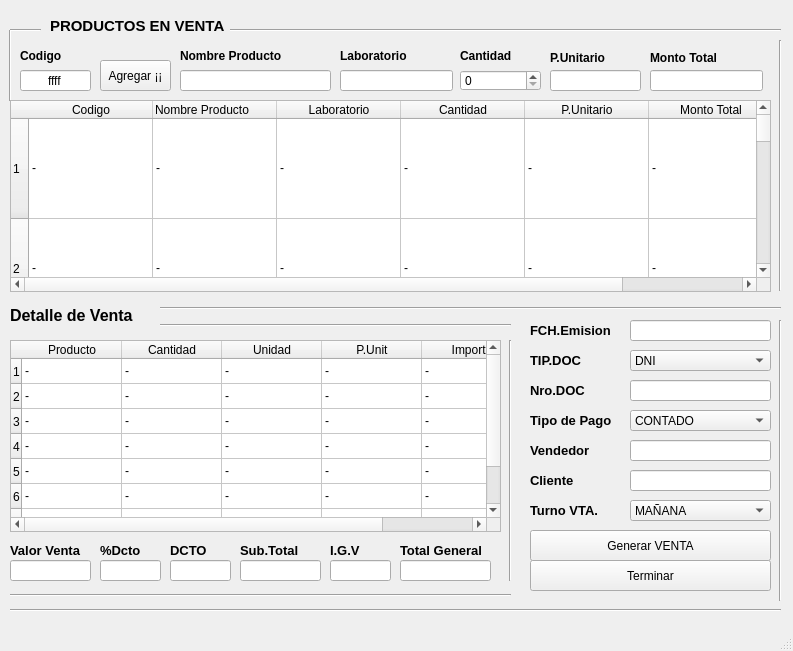
<?xml version="1.0" encoding="UTF-8"?>
<ui version="4.0">
 <class>VENTANA</class>
 <widget class="QMainWindow" name="VENTANA">
  <property name="enabled">
   <bool>true</bool>
  </property>
  <property name="geometry">
   <rect>
    <x>0</x>
    <y>0</y>
    <width>793</width>
    <height>651</height>
   </rect>
  </property>
  <property name="font">
   <font>
    <pointsize>9</pointsize>
   </font>
  </property>
  <property name="windowTitle">
   <string>MainWindow</string>
  </property>
  <widget class="QWidget" name="centralwidget">
   <widget class="QLabel" name="label">
    <property name="geometry">
     <rect>
      <x>50</x>
      <y>10</y>
      <width>181</width>
      <height>31</height>
     </rect>
    </property>
    <property name="font">
     <font>
      <pointsize>11</pointsize>
      <weight>75</weight>
      <bold>true</bold>
     </font>
    </property>
    <property name="text">
     <string>PRODUCTOS EN VENTA</string>
    </property>
   </widget>
   <widget class="QLabel" name="label_2">
    <property name="geometry">
     <rect>
      <x>20</x>
      <y>45</y>
      <width>71</width>
      <height>21</height>
     </rect>
    </property>
    <property name="font">
     <font>
      <pointsize>9</pointsize>
      <weight>75</weight>
      <bold>true</bold>
     </font>
    </property>
    <property name="text">
     <string>Codigo</string>
    </property>
   </widget>
   <widget class="QLabel" name="label_3">
    <property name="geometry">
     <rect>
      <x>180</x>
      <y>40</y>
      <width>111</width>
      <height>31</height>
     </rect>
    </property>
    <property name="font">
     <font>
      <weight>75</weight>
      <bold>true</bold>
     </font>
    </property>
    <property name="text">
     <string>Nombre Producto</string>
    </property>
   </widget>
   <widget class="QLabel" name="label_4">
    <property name="geometry">
     <rect>
      <x>340</x>
      <y>40</y>
      <width>81</width>
      <height>31</height>
     </rect>
    </property>
    <property name="font">
     <font>
      <weight>75</weight>
      <bold>true</bold>
     </font>
    </property>
    <property name="text">
     <string>Laboratorio</string>
    </property>
   </widget>
   <widget class="QLabel" name="label_5">
    <property name="geometry">
     <rect>
      <x>460</x>
      <y>40</y>
      <width>61</width>
      <height>31</height>
     </rect>
    </property>
    <property name="font">
     <font>
      <weight>75</weight>
      <bold>true</bold>
     </font>
    </property>
    <property name="text">
     <string>Cantidad</string>
    </property>
   </widget>
   <widget class="QLabel" name="label_6">
    <property name="geometry">
     <rect>
      <x>550</x>
      <y>50</y>
      <width>71</width>
      <height>16</height>
     </rect>
    </property>
    <property name="font">
     <font>
      <weight>75</weight>
      <bold>true</bold>
     </font>
    </property>
    <property name="text">
     <string>P.Unitario</string>
    </property>
   </widget>
   <widget class="QLabel" name="label_7">
    <property name="geometry">
     <rect>
      <x>650</x>
      <y>50</y>
      <width>111</width>
      <height>16</height>
     </rect>
    </property>
    <property name="font">
     <font>
      <weight>75</weight>
      <bold>true</bold>
     </font>
    </property>
    <property name="text">
     <string>Monto Total</string>
    </property>
   </widget>
   <widget class="QLineEdit" name="nom_pro">
    <property name="geometry">
     <rect>
      <x>180</x>
      <y>70</y>
      <width>151</width>
      <height>21</height>
     </rect>
    </property>
    <property name="readOnly">
     <bool>true</bool>
    </property>
   </widget>
   <widget class="QLineEdit" name="Lab">
    <property name="geometry">
     <rect>
      <x>340</x>
      <y>70</y>
      <width>113</width>
      <height>21</height>
     </rect>
    </property>
    <property name="readOnly">
     <bool>true</bool>
    </property>
   </widget>
   <widget class="QLineEdit" name="p_unit">
    <property name="geometry">
     <rect>
      <x>550</x>
      <y>70</y>
      <width>91</width>
      <height>21</height>
     </rect>
    </property>
    <property name="readOnly">
     <bool>true</bool>
    </property>
   </widget>
   <widget class="QLineEdit" name="monto_t">
    <property name="geometry">
     <rect>
      <x>650</x>
      <y>70</y>
      <width>113</width>
      <height>21</height>
     </rect>
    </property>
    <property name="readOnly">
     <bool>true</bool>
    </property>
   </widget>
   <widget class="QTableWidget" name="tabla_int">
    <property name="enabled">
     <bool>true</bool>
    </property>
    <property name="geometry">
     <rect>
      <x>10</x>
      <y>100</y>
      <width>761</width>
      <height>192</height>
     </rect>
    </property>
    <property name="minimumSize">
     <size>
      <width>651</width>
      <height>192</height>
     </size>
    </property>
    <property name="font">
     <font>
      <strikeout>false</strikeout>
     </font>
    </property>
    <property name="layoutDirection">
     <enum>Qt::LeftToRight</enum>
    </property>
    <property name="autoFillBackground">
     <bool>false</bool>
    </property>
    <property name="autoScroll">
     <bool>true</bool>
    </property>
    <property name="autoScrollMargin">
     <number>16</number>
    </property>
    <property name="editTriggers">
     <set>QAbstractItemView::NoEditTriggers</set>
    </property>
    <property name="dragEnabled">
     <bool>false</bool>
    </property>
    <property name="showGrid">
     <bool>true</bool>
    </property>
    <property name="sortingEnabled">
     <bool>false</bool>
    </property>
    <property name="wordWrap">
     <bool>true</bool>
    </property>
    <property name="cornerButtonEnabled">
     <bool>true</bool>
    </property>
    <attribute name="horizontalHeaderVisible">
     <bool>true</bool>
    </attribute>
    <attribute name="horizontalHeaderCascadingSectionResizes">
     <bool>true</bool>
    </attribute>
    <attribute name="horizontalHeaderDefaultSectionSize">
     <number>124</number>
    </attribute>
    <attribute name="horizontalHeaderHighlightSections">
     <bool>true</bool>
    </attribute>
    <attribute name="horizontalHeaderMinimumSectionSize">
     <number>20</number>
    </attribute>
    <attribute name="horizontalHeaderShowSortIndicator" stdset="0">
     <bool>false</bool>
    </attribute>
    <attribute name="horizontalHeaderStretchLastSection">
     <bool>false</bool>
    </attribute>
    <attribute name="verticalHeaderCascadingSectionResizes">
     <bool>false</bool>
    </attribute>
    <attribute name="verticalHeaderDefaultSectionSize">
     <number>25</number>
    </attribute>
    <attribute name="verticalHeaderHighlightSections">
     <bool>true</bool>
    </attribute>
    <attribute name="verticalHeaderMinimumSectionSize">
     <number>100</number>
    </attribute>
    <attribute name="verticalHeaderShowSortIndicator" stdset="0">
     <bool>false</bool>
    </attribute>
    <row>
     <property name="text">
      <string>1</string>
     </property>
    </row>
    <row>
     <property name="text">
      <string>2</string>
     </property>
    </row>
    <row>
     <property name="text">
      <string>3</string>
     </property>
    </row>
    <row>
     <property name="text">
      <string>4</string>
     </property>
    </row>
    <row>
     <property name="text">
      <string>5</string>
     </property>
    </row>
    <row>
     <property name="text">
      <string>6</string>
     </property>
    </row>
    <row>
     <property name="text">
      <string>7</string>
     </property>
    </row>
    <row>
     <property name="text">
      <string>8</string>
     </property>
    </row>
    <row>
     <property name="text">
      <string>9</string>
     </property>
    </row>
    <row>
     <property name="text">
      <string>10</string>
     </property>
    </row>
    <column>
     <property name="text">
      <string>Codigo</string>
     </property>
    </column>
    <column>
     <property name="text">
      <string>Nombre Producto                        </string>
     </property>
     <property name="textAlignment">
      <set>AlignLeading|AlignVCenter</set>
     </property>
    </column>
    <column>
     <property name="text">
      <string>Laboratorio</string>
     </property>
    </column>
    <column>
     <property name="text">
      <string>Cantidad</string>
     </property>
    </column>
    <column>
     <property name="text">
      <string>P.Unitario</string>
     </property>
    </column>
    <column>
     <property name="text">
      <string>Monto Total</string>
     </property>
    </column>
    <item row="0" column="0">
     <property name="text">
      <string>-</string>
     </property>
     <property name="flags">
      <set>ItemIsSelectable|ItemIsDragEnabled|ItemIsEnabled</set>
     </property>
    </item>
    <item row="0" column="1">
     <property name="text">
      <string>-</string>
     </property>
    </item>
    <item row="0" column="2">
     <property name="text">
      <string>-</string>
     </property>
    </item>
    <item row="0" column="3">
     <property name="text">
      <string>-</string>
     </property>
    </item>
    <item row="0" column="4">
     <property name="text">
      <string>-</string>
     </property>
    </item>
    <item row="0" column="5">
     <property name="text">
      <string>-</string>
     </property>
    </item>
    <item row="1" column="0">
     <property name="text">
      <string>-</string>
     </property>
    </item>
    <item row="1" column="1">
     <property name="text">
      <string>-</string>
     </property>
    </item>
    <item row="1" column="2">
     <property name="text">
      <string>-</string>
     </property>
    </item>
    <item row="1" column="3">
     <property name="text">
      <string>-</string>
     </property>
    </item>
    <item row="1" column="4">
     <property name="text">
      <string>-</string>
     </property>
    </item>
    <item row="1" column="5">
     <property name="text">
      <string>-</string>
     </property>
    </item>
    <item row="2" column="0">
     <property name="text">
      <string>-</string>
     </property>
    </item>
    <item row="2" column="1">
     <property name="text">
      <string>-</string>
     </property>
    </item>
    <item row="2" column="2">
     <property name="text">
      <string>-</string>
     </property>
    </item>
    <item row="2" column="3">
     <property name="text">
      <string>-</string>
     </property>
    </item>
    <item row="2" column="4">
     <property name="text">
      <string>-</string>
     </property>
    </item>
    <item row="2" column="5">
     <property name="text">
      <string>-</string>
     </property>
    </item>
    <item row="3" column="0">
     <property name="text">
      <string>-</string>
     </property>
    </item>
    <item row="3" column="1">
     <property name="text">
      <string>-</string>
     </property>
    </item>
    <item row="3" column="2">
     <property name="text">
      <string>-</string>
     </property>
    </item>
    <item row="3" column="3">
     <property name="text">
      <string>-</string>
     </property>
    </item>
    <item row="3" column="4">
     <property name="text">
      <string>-</string>
     </property>
    </item>
    <item row="3" column="5">
     <property name="text">
      <string>-</string>
     </property>
    </item>
    <item row="4" column="0">
     <property name="text">
      <string>-</string>
     </property>
    </item>
    <item row="4" column="1">
     <property name="text">
      <string>-</string>
     </property>
    </item>
    <item row="4" column="2">
     <property name="text">
      <string>-</string>
     </property>
    </item>
    <item row="4" column="3">
     <property name="text">
      <string>-</string>
     </property>
    </item>
    <item row="4" column="4">
     <property name="text">
      <string>-</string>
     </property>
    </item>
    <item row="4" column="5">
     <property name="text">
      <string>-</string>
     </property>
    </item>
    <item row="5" column="0">
     <property name="text">
      <string>-</string>
     </property>
    </item>
    <item row="5" column="1">
     <property name="text">
      <string>-</string>
     </property>
    </item>
    <item row="5" column="2">
     <property name="text">
      <string>-</string>
     </property>
    </item>
    <item row="5" column="3">
     <property name="text">
      <string>-</string>
     </property>
    </item>
    <item row="5" column="4">
     <property name="text">
      <string>-</string>
     </property>
    </item>
    <item row="5" column="5">
     <property name="text">
      <string>-</string>
     </property>
    </item>
    <item row="6" column="0">
     <property name="text">
      <string>-</string>
     </property>
    </item>
    <item row="6" column="1">
     <property name="text">
      <string>-</string>
     </property>
    </item>
    <item row="6" column="2">
     <property name="text">
      <string>-</string>
     </property>
    </item>
    <item row="6" column="3">
     <property name="text">
      <string>-</string>
     </property>
    </item>
    <item row="6" column="4">
     <property name="text">
      <string>-</string>
     </property>
    </item>
    <item row="6" column="5">
     <property name="text">
      <string>-</string>
     </property>
    </item>
    <item row="7" column="0">
     <property name="text">
      <string>-</string>
     </property>
    </item>
    <item row="7" column="1">
     <property name="text">
      <string>-</string>
     </property>
    </item>
    <item row="7" column="2">
     <property name="text">
      <string>-</string>
     </property>
    </item>
    <item row="7" column="3">
     <property name="text">
      <string>-</string>
     </property>
    </item>
    <item row="7" column="4">
     <property name="text">
      <string>-</string>
     </property>
    </item>
    <item row="7" column="5">
     <property name="text">
      <string>-</string>
     </property>
    </item>
    <item row="8" column="0">
     <property name="text">
      <string>-</string>
     </property>
    </item>
    <item row="8" column="1">
     <property name="text">
      <string>-</string>
     </property>
    </item>
    <item row="8" column="2">
     <property name="text">
      <string>-</string>
     </property>
    </item>
    <item row="8" column="3">
     <property name="text">
      <string>-</string>
     </property>
    </item>
    <item row="8" column="4">
     <property name="text">
      <string>-</string>
     </property>
    </item>
    <item row="8" column="5">
     <property name="text">
      <string>-</string>
     </property>
    </item>
    <item row="9" column="0">
     <property name="text">
      <string>-</string>
     </property>
    </item>
    <item row="9" column="1">
     <property name="text">
      <string>-</string>
     </property>
    </item>
    <item row="9" column="2">
     <property name="text">
      <string>-</string>
     </property>
    </item>
    <item row="9" column="3">
     <property name="text">
      <string>-</string>
     </property>
    </item>
    <item row="9" column="4">
     <property name="text">
      <string>-</string>
     </property>
    </item>
    <item row="9" column="5">
     <property name="text">
      <string>-</string>
     </property>
    </item>
   </widget>
   <widget class="QTableWidget" name="boleta">
    <property name="geometry">
     <rect>
      <x>10</x>
      <y>340</y>
      <width>491</width>
      <height>192</height>
     </rect>
    </property>
    <attribute name="horizontalHeaderDefaultSectionSize">
     <number>100</number>
    </attribute>
    <attribute name="horizontalHeaderMinimumSectionSize">
     <number>50</number>
    </attribute>
    <attribute name="verticalHeaderDefaultSectionSize">
     <number>25</number>
    </attribute>
    <row>
     <property name="text">
      <string notr="true">1</string>
     </property>
    </row>
    <row>
     <property name="text">
      <string>2</string>
     </property>
    </row>
    <row>
     <property name="text">
      <string>3</string>
     </property>
    </row>
    <row>
     <property name="text">
      <string>4</string>
     </property>
    </row>
    <row>
     <property name="text">
      <string>5</string>
     </property>
    </row>
    <row>
     <property name="text">
      <string>6</string>
     </property>
    </row>
    <row>
     <property name="text">
      <string>7</string>
     </property>
    </row>
    <row>
     <property name="text">
      <string>8</string>
     </property>
    </row>
    <column>
     <property name="text">
      <string>Producto</string>
     </property>
    </column>
    <column>
     <property name="text">
      <string>Cantidad</string>
     </property>
    </column>
    <column>
     <property name="text">
      <string>Unidad</string>
     </property>
    </column>
    <column>
     <property name="text">
      <string>P.Unit</string>
     </property>
    </column>
    <column>
     <property name="text">
      <string>Importe</string>
     </property>
    </column>
    <item row="0" column="0">
     <property name="text">
      <string>-</string>
     </property>
    </item>
    <item row="0" column="1">
     <property name="text">
      <string>-</string>
     </property>
    </item>
    <item row="0" column="2">
     <property name="text">
      <string>-</string>
     </property>
    </item>
    <item row="0" column="3">
     <property name="text">
      <string>-</string>
     </property>
    </item>
    <item row="0" column="4">
     <property name="text">
      <string>-</string>
     </property>
    </item>
    <item row="1" column="0">
     <property name="text">
      <string>-</string>
     </property>
    </item>
    <item row="1" column="1">
     <property name="text">
      <string>-</string>
     </property>
    </item>
    <item row="1" column="2">
     <property name="text">
      <string>-</string>
     </property>
    </item>
    <item row="1" column="3">
     <property name="text">
      <string>-</string>
     </property>
    </item>
    <item row="1" column="4">
     <property name="text">
      <string>-</string>
     </property>
    </item>
    <item row="2" column="0">
     <property name="text">
      <string>-</string>
     </property>
    </item>
    <item row="2" column="1">
     <property name="text">
      <string>-</string>
     </property>
    </item>
    <item row="2" column="2">
     <property name="text">
      <string>-</string>
     </property>
    </item>
    <item row="2" column="3">
     <property name="text">
      <string>-</string>
     </property>
    </item>
    <item row="2" column="4">
     <property name="text">
      <string>-</string>
     </property>
    </item>
    <item row="3" column="0">
     <property name="text">
      <string>-</string>
     </property>
    </item>
    <item row="3" column="1">
     <property name="text">
      <string>-</string>
     </property>
    </item>
    <item row="3" column="2">
     <property name="text">
      <string>-</string>
     </property>
    </item>
    <item row="3" column="3">
     <property name="text">
      <string>-</string>
     </property>
    </item>
    <item row="3" column="4">
     <property name="text">
      <string>-</string>
     </property>
    </item>
    <item row="4" column="0">
     <property name="text">
      <string>-</string>
     </property>
    </item>
    <item row="4" column="1">
     <property name="text">
      <string>-</string>
     </property>
    </item>
    <item row="4" column="2">
     <property name="text">
      <string>-</string>
     </property>
    </item>
    <item row="4" column="3">
     <property name="text">
      <string>-</string>
     </property>
    </item>
    <item row="4" column="4">
     <property name="text">
      <string>-</string>
     </property>
    </item>
    <item row="5" column="0">
     <property name="text">
      <string>-</string>
     </property>
    </item>
    <item row="5" column="1">
     <property name="text">
      <string>-</string>
     </property>
    </item>
    <item row="5" column="2">
     <property name="text">
      <string>-</string>
     </property>
    </item>
    <item row="5" column="3">
     <property name="text">
      <string>-</string>
     </property>
    </item>
    <item row="5" column="4">
     <property name="text">
      <string>-</string>
     </property>
    </item>
    <item row="6" column="0">
     <property name="text">
      <string>-</string>
     </property>
    </item>
    <item row="6" column="1">
     <property name="text">
      <string>-</string>
     </property>
    </item>
    <item row="6" column="2">
     <property name="text">
      <string>-</string>
     </property>
    </item>
    <item row="6" column="3">
     <property name="text">
      <string>-</string>
     </property>
    </item>
    <item row="6" column="4">
     <property name="text">
      <string>-</string>
     </property>
    </item>
    <item row="7" column="0">
     <property name="text">
      <string>-</string>
     </property>
    </item>
    <item row="7" column="1">
     <property name="text">
      <string>-</string>
     </property>
    </item>
    <item row="7" column="2">
     <property name="text">
      <string>-</string>
     </property>
    </item>
    <item row="7" column="3">
     <property name="text">
      <string>-</string>
     </property>
    </item>
    <item row="7" column="4">
     <property name="text">
      <string>-</string>
     </property>
    </item>
   </widget>
   <widget class="QLabel" name="label_8">
    <property name="geometry">
     <rect>
      <x>10</x>
      <y>300</y>
      <width>151</width>
      <height>31</height>
     </rect>
    </property>
    <property name="font">
     <font>
      <pointsize>12</pointsize>
      <weight>75</weight>
      <bold>true</bold>
     </font>
    </property>
    <property name="text">
     <string>Detalle de Venta</string>
    </property>
   </widget>
   <widget class="Line" name="line">
    <property name="geometry">
     <rect>
      <x>230</x>
      <y>20</y>
      <width>551</width>
      <height>20</height>
     </rect>
    </property>
    <property name="orientation">
     <enum>Qt::Horizontal</enum>
    </property>
   </widget>
   <widget class="Line" name="line_2">
    <property name="geometry">
     <rect>
      <x>0</x>
      <y>30</y>
      <width>20</width>
      <height>71</height>
     </rect>
    </property>
    <property name="orientation">
     <enum>Qt::Vertical</enum>
    </property>
   </widget>
   <widget class="Line" name="line_3">
    <property name="geometry">
     <rect>
      <x>10</x>
      <y>20</y>
      <width>31</width>
      <height>21</height>
     </rect>
    </property>
    <property name="orientation">
     <enum>Qt::Horizontal</enum>
    </property>
   </widget>
   <widget class="QLabel" name="label_9">
    <property name="geometry">
     <rect>
      <x>530</x>
      <y>320</y>
      <width>101</width>
      <height>21</height>
     </rect>
    </property>
    <property name="font">
     <font>
      <pointsize>10</pointsize>
      <weight>75</weight>
      <bold>true</bold>
     </font>
    </property>
    <property name="text">
     <string>FCH.Emision</string>
    </property>
   </widget>
   <widget class="QLabel" name="label_10">
    <property name="geometry">
     <rect>
      <x>530</x>
      <y>350</y>
      <width>71</width>
      <height>21</height>
     </rect>
    </property>
    <property name="font">
     <font>
      <pointsize>10</pointsize>
      <weight>75</weight>
      <bold>true</bold>
     </font>
    </property>
    <property name="text">
     <string>TIP.DOC</string>
    </property>
   </widget>
   <widget class="QLabel" name="label_11">
    <property name="geometry">
     <rect>
      <x>530</x>
      <y>380</y>
      <width>71</width>
      <height>21</height>
     </rect>
    </property>
    <property name="font">
     <font>
      <pointsize>10</pointsize>
      <weight>75</weight>
      <bold>true</bold>
     </font>
    </property>
    <property name="text">
     <string>Nro.DOC</string>
    </property>
   </widget>
   <widget class="QLabel" name="label_12">
    <property name="geometry">
     <rect>
      <x>530</x>
      <y>410</y>
      <width>91</width>
      <height>21</height>
     </rect>
    </property>
    <property name="font">
     <font>
      <pointsize>10</pointsize>
      <weight>75</weight>
      <bold>true</bold>
     </font>
    </property>
    <property name="text">
     <string>Tipo de Pago</string>
    </property>
   </widget>
   <widget class="QPushButton" name="bot_agregar">
    <property name="geometry">
     <rect>
      <x>100</x>
      <y>60</y>
      <width>71</width>
      <height>31</height>
     </rect>
    </property>
    <property name="text">
     <string>Agregar ¡¡</string>
    </property>
   </widget>
   <widget class="QLineEdit" name="cod_bus">
    <property name="geometry">
     <rect>
      <x>20</x>
      <y>70</y>
      <width>71</width>
      <height>21</height>
     </rect>
    </property>
    <property name="text">
     <string>ffff</string>
    </property>
    <property name="alignment">
     <set>Qt::AlignCenter</set>
    </property>
   </widget>
   <widget class="QLabel" name="label_13">
    <property name="geometry">
     <rect>
      <x>530</x>
      <y>440</y>
      <width>71</width>
      <height>21</height>
     </rect>
    </property>
    <property name="font">
     <font>
      <pointsize>10</pointsize>
      <weight>75</weight>
      <bold>true</bold>
     </font>
    </property>
    <property name="text">
     <string>Vendedor</string>
    </property>
   </widget>
   <widget class="QLabel" name="label_14">
    <property name="geometry">
     <rect>
      <x>530</x>
      <y>470</y>
      <width>71</width>
      <height>21</height>
     </rect>
    </property>
    <property name="font">
     <font>
      <pointsize>10</pointsize>
      <weight>75</weight>
      <bold>true</bold>
     </font>
    </property>
    <property name="text">
     <string>Cliente</string>
    </property>
   </widget>
   <widget class="QLabel" name="label_15">
    <property name="geometry">
     <rect>
      <x>530</x>
      <y>500</y>
      <width>81</width>
      <height>21</height>
     </rect>
    </property>
    <property name="font">
     <font>
      <pointsize>10</pointsize>
      <weight>75</weight>
      <bold>true</bold>
     </font>
    </property>
    <property name="text">
     <string>Turno VTA.</string>
    </property>
   </widget>
   <widget class="QLineEdit" name="fecha">
    <property name="geometry">
     <rect>
      <x>630</x>
      <y>320</y>
      <width>141</width>
      <height>21</height>
     </rect>
    </property>
    <property name="acceptDrops">
     <bool>false</bool>
    </property>
    <property name="readOnly">
     <bool>true</bool>
    </property>
   </widget>
   <widget class="QSpinBox" name="spinBox">
    <property name="geometry">
     <rect>
      <x>460</x>
      <y>70</y>
      <width>81</width>
      <height>21</height>
     </rect>
    </property>
   </widget>
   <widget class="QComboBox" name="box_doc">
    <property name="geometry">
     <rect>
      <x>630</x>
      <y>350</y>
      <width>141</width>
      <height>21</height>
     </rect>
    </property>
    <item>
     <property name="text">
      <string>DNI</string>
     </property>
    </item>
   </widget>
   <widget class="QLineEdit" name="num_doc">
    <property name="geometry">
     <rect>
      <x>630</x>
      <y>380</y>
      <width>141</width>
      <height>21</height>
     </rect>
    </property>
   </widget>
   <widget class="QLineEdit" name="vendedor">
    <property name="geometry">
     <rect>
      <x>630</x>
      <y>440</y>
      <width>141</width>
      <height>21</height>
     </rect>
    </property>
   </widget>
   <widget class="QLineEdit" name="cliente">
    <property name="geometry">
     <rect>
      <x>630</x>
      <y>470</y>
      <width>141</width>
      <height>21</height>
     </rect>
    </property>
    <property name="readOnly">
     <bool>false</bool>
    </property>
   </widget>
   <widget class="QComboBox" name="turno">
    <property name="geometry">
     <rect>
      <x>630</x>
      <y>500</y>
      <width>141</width>
      <height>21</height>
     </rect>
    </property>
    <item>
     <property name="text">
      <string>MAÑANA</string>
     </property>
    </item>
    <item>
     <property name="text">
      <string>TARDE</string>
     </property>
    </item>
   </widget>
   <widget class="QComboBox" name="tipo_pago">
    <property name="geometry">
     <rect>
      <x>630</x>
      <y>410</y>
      <width>141</width>
      <height>21</height>
     </rect>
    </property>
    <item>
     <property name="text">
      <string>CONTADO</string>
     </property>
    </item>
   </widget>
   <widget class="QPushButton" name="generar_venta">
    <property name="geometry">
     <rect>
      <x>530</x>
      <y>530</y>
      <width>241</width>
      <height>31</height>
     </rect>
    </property>
    <property name="text">
     <string>Generar VENTA</string>
    </property>
   </widget>
   <widget class="QPushButton" name="terminar">
    <property name="geometry">
     <rect>
      <x>530</x>
      <y>560</y>
      <width>241</width>
      <height>31</height>
     </rect>
    </property>
    <property name="text">
     <string>Terminar</string>
    </property>
   </widget>
   <widget class="QLabel" name="label_16">
    <property name="geometry">
     <rect>
      <x>10</x>
      <y>540</y>
      <width>81</width>
      <height>21</height>
     </rect>
    </property>
    <property name="font">
     <font>
      <pointsize>10</pointsize>
      <weight>75</weight>
      <bold>true</bold>
     </font>
    </property>
    <property name="text">
     <string>Valor Venta</string>
    </property>
   </widget>
   <widget class="QLabel" name="label_17">
    <property name="geometry">
     <rect>
      <x>100</x>
      <y>540</y>
      <width>51</width>
      <height>21</height>
     </rect>
    </property>
    <property name="font">
     <font>
      <pointsize>10</pointsize>
      <weight>75</weight>
      <bold>true</bold>
     </font>
    </property>
    <property name="text">
     <string>%Dcto</string>
    </property>
   </widget>
   <widget class="QLabel" name="label_18">
    <property name="geometry">
     <rect>
      <x>170</x>
      <y>540</y>
      <width>81</width>
      <height>21</height>
     </rect>
    </property>
    <property name="font">
     <font>
      <pointsize>10</pointsize>
      <weight>75</weight>
      <bold>true</bold>
     </font>
    </property>
    <property name="text">
     <string>DCTO</string>
    </property>
   </widget>
   <widget class="QLabel" name="label_19">
    <property name="geometry">
     <rect>
      <x>240</x>
      <y>540</y>
      <width>71</width>
      <height>21</height>
     </rect>
    </property>
    <property name="font">
     <font>
      <pointsize>10</pointsize>
      <weight>75</weight>
      <bold>true</bold>
     </font>
    </property>
    <property name="text">
     <string>Sub.Total</string>
    </property>
   </widget>
   <widget class="QLabel" name="label_20">
    <property name="geometry">
     <rect>
      <x>330</x>
      <y>540</y>
      <width>47</width>
      <height>21</height>
     </rect>
    </property>
    <property name="font">
     <font>
      <pointsize>10</pointsize>
      <weight>75</weight>
      <bold>true</bold>
     </font>
    </property>
    <property name="text">
     <string>I.G.V</string>
    </property>
   </widget>
   <widget class="QLabel" name="label_21">
    <property name="geometry">
     <rect>
      <x>400</x>
      <y>540</y>
      <width>91</width>
      <height>21</height>
     </rect>
    </property>
    <property name="font">
     <font>
      <pointsize>10</pointsize>
      <weight>75</weight>
      <bold>true</bold>
     </font>
    </property>
    <property name="text">
     <string>Total General</string>
    </property>
   </widget>
   <widget class="QLineEdit" name="lineEdit_8">
    <property name="geometry">
     <rect>
      <x>10</x>
      <y>560</y>
      <width>81</width>
      <height>21</height>
     </rect>
    </property>
    <property name="readOnly">
     <bool>true</bool>
    </property>
   </widget>
   <widget class="QLineEdit" name="lineEdit_11">
    <property name="geometry">
     <rect>
      <x>100</x>
      <y>560</y>
      <width>61</width>
      <height>21</height>
     </rect>
    </property>
    <property name="readOnly">
     <bool>false</bool>
    </property>
   </widget>
   <widget class="QLineEdit" name="lineEdit_12">
    <property name="geometry">
     <rect>
      <x>170</x>
      <y>560</y>
      <width>61</width>
      <height>21</height>
     </rect>
    </property>
    <property name="readOnly">
     <bool>true</bool>
    </property>
   </widget>
   <widget class="QLineEdit" name="lineEdit_13">
    <property name="geometry">
     <rect>
      <x>240</x>
      <y>560</y>
      <width>81</width>
      <height>21</height>
     </rect>
    </property>
    <property name="readOnly">
     <bool>true</bool>
    </property>
   </widget>
   <widget class="QLineEdit" name="lineEdit_14">
    <property name="geometry">
     <rect>
      <x>330</x>
      <y>560</y>
      <width>61</width>
      <height>21</height>
     </rect>
    </property>
   </widget>
   <widget class="QLineEdit" name="total_general">
    <property name="geometry">
     <rect>
      <x>400</x>
      <y>560</y>
      <width>91</width>
      <height>21</height>
     </rect>
    </property>
    <property name="readOnly">
     <bool>true</bool>
    </property>
   </widget>
   <widget class="Line" name="line_4">
    <property name="geometry">
     <rect>
      <x>770</x>
      <y>40</y>
      <width>21</width>
      <height>251</height>
     </rect>
    </property>
    <property name="orientation">
     <enum>Qt::Vertical</enum>
    </property>
   </widget>
   <widget class="Line" name="line_5">
    <property name="geometry">
     <rect>
      <x>160</x>
      <y>300</y>
      <width>621</width>
      <height>16</height>
     </rect>
    </property>
    <property name="orientation">
     <enum>Qt::Horizontal</enum>
    </property>
   </widget>
   <widget class="Line" name="line_6">
    <property name="geometry">
     <rect>
      <x>160</x>
      <y>310</y>
      <width>351</width>
      <height>31</height>
     </rect>
    </property>
    <property name="orientation">
     <enum>Qt::Horizontal</enum>
    </property>
   </widget>
   <widget class="Line" name="line_7">
    <property name="geometry">
     <rect>
      <x>500</x>
      <y>340</y>
      <width>20</width>
      <height>241</height>
     </rect>
    </property>
    <property name="orientation">
     <enum>Qt::Vertical</enum>
    </property>
   </widget>
   <widget class="Line" name="line_8">
    <property name="geometry">
     <rect>
      <x>10</x>
      <y>600</y>
      <width>771</width>
      <height>21</height>
     </rect>
    </property>
    <property name="orientation">
     <enum>Qt::Horizontal</enum>
    </property>
   </widget>
   <widget class="Line" name="line_9">
    <property name="geometry">
     <rect>
      <x>770</x>
      <y>320</y>
      <width>20</width>
      <height>281</height>
     </rect>
    </property>
    <property name="orientation">
     <enum>Qt::Vertical</enum>
    </property>
   </widget>
   <widget class="Line" name="line_10">
    <property name="geometry">
     <rect>
      <x>10</x>
      <y>580</y>
      <width>501</width>
      <height>31</height>
     </rect>
    </property>
    <property name="orientation">
     <enum>Qt::Horizontal</enum>
    </property>
   </widget>
  </widget>
  <widget class="QMenuBar" name="menubar">
   <property name="geometry">
    <rect>
     <x>0</x>
     <y>0</y>
     <width>793</width>
     <height>21</height>
    </rect>
   </property>
  </widget>
  <widget class="QStatusBar" name="statusbar"/>
 </widget>
 <resources/>
 <connections/>
</ui>
